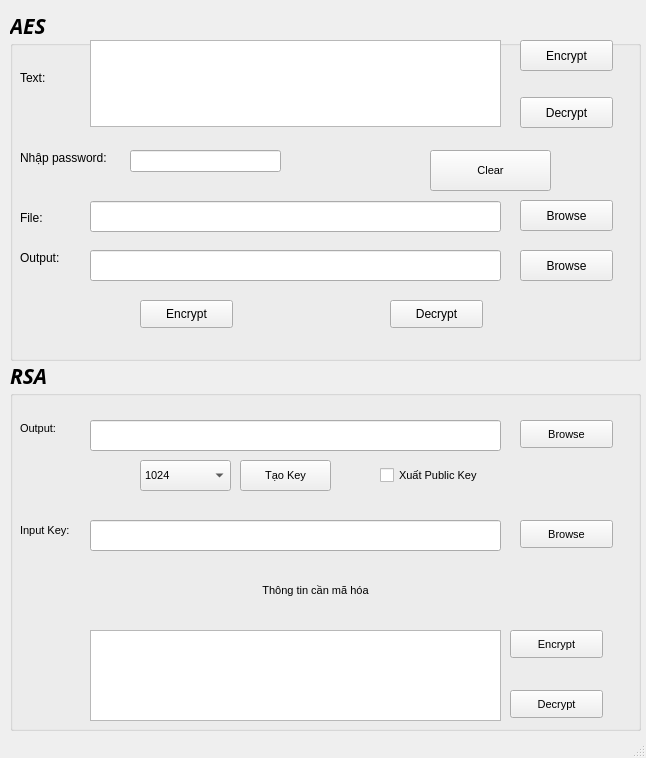
<?xml version="1.0" encoding="UTF-8"?>
<ui version="4.0">
 <class>MainWindow</class>
 <widget class="QMainWindow" name="MainWindow">
  <property name="geometry">
   <rect>
    <x>0</x>
    <y>0</y>
    <width>646</width>
    <height>758</height>
   </rect>
  </property>
  <property name="font">
   <font>
    <family>MS Shell Dlg 2</family>
   </font>
  </property>
  <property name="windowTitle">
   <string>AES &amp; RSA Encryption</string>
  </property>
  <property name="layoutDirection">
   <enum>Qt::LeftToRight</enum>
  </property>
  <property name="styleSheet">
   <string notr="true"/>
  </property>
  <widget class="QWidget" name="centralwidget">
   <widget class="QLabel" name="label">
    <property name="geometry">
     <rect>
      <x>20</x>
      <y>70</y>
      <width>41</width>
      <height>16</height>
     </rect>
    </property>
    <property name="font">
     <font>
      <family>MS Shell Dlg 2</family>
     </font>
    </property>
    <property name="text">
     <string>Text:</string>
    </property>
   </widget>
   <widget class="QPushButton" name="EncryptButton">
    <property name="geometry">
     <rect>
      <x>520</x>
      <y>40</y>
      <width>93</width>
      <height>31</height>
     </rect>
    </property>
    <property name="font">
     <font>
      <family>MS Shell Dlg 2</family>
     </font>
    </property>
    <property name="text">
     <string>Encrypt</string>
    </property>
   </widget>
   <widget class="QPushButton" name="DecryptButton">
    <property name="geometry">
     <rect>
      <x>520</x>
      <y>97</y>
      <width>93</width>
      <height>31</height>
     </rect>
    </property>
    <property name="font">
     <font>
      <family>MS Shell Dlg 2</family>
     </font>
    </property>
    <property name="text">
     <string>Decrypt</string>
    </property>
   </widget>
   <widget class="QTextEdit" name="IOtext">
    <property name="geometry">
     <rect>
      <x>90</x>
      <y>40</y>
      <width>411</width>
      <height>87</height>
     </rect>
    </property>
   </widget>
   <widget class="QLabel" name="label_2">
    <property name="geometry">
     <rect>
      <x>20</x>
      <y>150</y>
      <width>101</width>
      <height>16</height>
     </rect>
    </property>
    <property name="font">
     <font>
      <family>MS Shell Dlg 2</family>
     </font>
    </property>
    <property name="text">
     <string>Nhập password:</string>
    </property>
   </widget>
   <widget class="QLineEdit" name="PassText">
    <property name="geometry">
     <rect>
      <x>130</x>
      <y>150</y>
      <width>151</width>
      <height>22</height>
     </rect>
    </property>
   </widget>
   <widget class="QLabel" name="label_3">
    <property name="geometry">
     <rect>
      <x>20</x>
      <y>210</y>
      <width>31</width>
      <height>16</height>
     </rect>
    </property>
    <property name="font">
     <font>
      <family>MS Shell Dlg 2</family>
     </font>
    </property>
    <property name="text">
     <string>File:</string>
    </property>
   </widget>
   <widget class="QLineEdit" name="PathFileText">
    <property name="geometry">
     <rect>
      <x>90</x>
      <y>201</y>
      <width>411</width>
      <height>31</height>
     </rect>
    </property>
   </widget>
   <widget class="QPushButton" name="BrowseFileButton">
    <property name="geometry">
     <rect>
      <x>520</x>
      <y>200</y>
      <width>93</width>
      <height>31</height>
     </rect>
    </property>
    <property name="font">
     <font>
      <family>MS Shell Dlg 2</family>
     </font>
    </property>
    <property name="text">
     <string>Browse</string>
    </property>
   </widget>
   <widget class="QPushButton" name="EncryptFileButton">
    <property name="geometry">
     <rect>
      <x>140</x>
      <y>300</y>
      <width>93</width>
      <height>28</height>
     </rect>
    </property>
    <property name="font">
     <font>
      <family>MS Shell Dlg 2</family>
     </font>
    </property>
    <property name="text">
     <string>Encrypt</string>
    </property>
   </widget>
   <widget class="QPushButton" name="DecryptFileButton">
    <property name="geometry">
     <rect>
      <x>390</x>
      <y>300</y>
      <width>93</width>
      <height>28</height>
     </rect>
    </property>
    <property name="font">
     <font>
      <family>MS Shell Dlg 2</family>
     </font>
    </property>
    <property name="text">
     <string>Decrypt</string>
    </property>
   </widget>
   <widget class="QLabel" name="label_4">
    <property name="geometry">
     <rect>
      <x>20</x>
      <y>250</y>
      <width>51</width>
      <height>16</height>
     </rect>
    </property>
    <property name="font">
     <font>
      <family>MS Shell Dlg 2</family>
     </font>
    </property>
    <property name="text">
     <string>Output:</string>
    </property>
   </widget>
   <widget class="QLineEdit" name="PathOutputText">
    <property name="geometry">
     <rect>
      <x>90</x>
      <y>250</y>
      <width>411</width>
      <height>31</height>
     </rect>
    </property>
   </widget>
   <widget class="QPushButton" name="BrowseOutputFileButton">
    <property name="geometry">
     <rect>
      <x>520</x>
      <y>250</y>
      <width>93</width>
      <height>31</height>
     </rect>
    </property>
    <property name="font">
     <font>
      <family>MS Shell Dlg 2</family>
     </font>
    </property>
    <property name="text">
     <string>Browse</string>
    </property>
   </widget>
   <widget class="QGroupBox" name="groupBox">
    <property name="geometry">
     <rect>
      <x>10</x>
      <y>10</y>
      <width>631</width>
      <height>351</height>
     </rect>
    </property>
    <property name="font">
     <font>
      <family>Microsoft New Tai Lue</family>
      <pointsize>16</pointsize>
      <weight>75</weight>
      <italic>true</italic>
      <bold>true</bold>
     </font>
    </property>
    <property name="contextMenuPolicy">
     <enum>Qt::ActionsContextMenu</enum>
    </property>
    <property name="title">
     <string>AES</string>
    </property>
    <widget class="QPushButton" name="ClearButton">
     <property name="geometry">
      <rect>
       <x>420</x>
       <y>140</y>
       <width>121</width>
       <height>41</height>
      </rect>
     </property>
     <property name="font">
      <font>
       <family>MS Shell Dlg 2</family>
       <pointsize>8</pointsize>
       <weight>50</weight>
       <italic>false</italic>
       <bold>false</bold>
      </font>
     </property>
     <property name="text">
      <string>Clear</string>
     </property>
    </widget>
   </widget>
   <widget class="QGroupBox" name="groupBox_2">
    <property name="geometry">
     <rect>
      <x>10</x>
      <y>360</y>
      <width>631</width>
      <height>371</height>
     </rect>
    </property>
    <property name="font">
     <font>
      <family>Microsoft New Tai Lue</family>
      <pointsize>16</pointsize>
      <weight>75</weight>
      <italic>true</italic>
      <bold>true</bold>
     </font>
    </property>
    <property name="title">
     <string>RSA</string>
    </property>
    <widget class="QPushButton" name="CreateKeyRSA">
     <property name="geometry">
      <rect>
       <x>230</x>
       <y>100</y>
       <width>91</width>
       <height>31</height>
      </rect>
     </property>
     <property name="font">
      <font>
       <family>MS Shell Dlg 2</family>
       <pointsize>8</pointsize>
       <weight>50</weight>
       <italic>false</italic>
       <bold>false</bold>
      </font>
     </property>
     <property name="text">
      <string>Tạo Key</string>
     </property>
    </widget>
    <widget class="QLineEdit" name="PathCreateKeyRSA">
     <property name="enabled">
      <bool>true</bool>
     </property>
     <property name="geometry">
      <rect>
       <x>80</x>
       <y>60</y>
       <width>411</width>
       <height>31</height>
      </rect>
     </property>
     <property name="font">
      <font>
       <family>MS Shell Dlg 2</family>
       <pointsize>8</pointsize>
       <weight>50</weight>
       <italic>false</italic>
       <bold>false</bold>
      </font>
     </property>
     <property name="styleSheet">
      <string notr="true"/>
     </property>
    </widget>
    <widget class="QPushButton" name="BrowseCreateKeyButton">
     <property name="geometry">
      <rect>
       <x>510</x>
       <y>60</y>
       <width>93</width>
       <height>28</height>
      </rect>
     </property>
     <property name="font">
      <font>
       <family>MS Shell Dlg 2</family>
       <pointsize>8</pointsize>
       <weight>50</weight>
       <italic>false</italic>
       <bold>false</bold>
      </font>
     </property>
     <property name="text">
      <string>Browse</string>
     </property>
    </widget>
    <widget class="QLabel" name="label_5">
     <property name="geometry">
      <rect>
       <x>10</x>
       <y>60</y>
       <width>51</width>
       <height>16</height>
      </rect>
     </property>
     <property name="font">
      <font>
       <family>MS Shell Dlg 2</family>
       <pointsize>8</pointsize>
       <weight>50</weight>
       <italic>false</italic>
       <bold>false</bold>
      </font>
     </property>
     <property name="text">
      <string>Output:</string>
     </property>
    </widget>
    <widget class="QCheckBox" name="checkBoxXuatKey">
     <property name="geometry">
      <rect>
       <x>370</x>
       <y>100</y>
       <width>121</width>
       <height>31</height>
      </rect>
     </property>
     <property name="font">
      <font>
       <family>MS Shell Dlg 2</family>
       <pointsize>8</pointsize>
       <weight>50</weight>
       <italic>false</italic>
       <bold>false</bold>
      </font>
     </property>
     <property name="text">
      <string>Xuất Public Key</string>
     </property>
    </widget>
    <widget class="QLabel" name="label_6">
     <property name="geometry">
      <rect>
       <x>10</x>
       <y>150</y>
       <width>61</width>
       <height>41</height>
      </rect>
     </property>
     <property name="font">
      <font>
       <family>MS Shell Dlg 2</family>
       <pointsize>8</pointsize>
       <weight>50</weight>
       <italic>false</italic>
       <bold>false</bold>
      </font>
     </property>
     <property name="text">
      <string>Input Key:</string>
     </property>
    </widget>
    <widget class="QPushButton" name="BrowseInputKeyRSA">
     <property name="geometry">
      <rect>
       <x>510</x>
       <y>160</y>
       <width>93</width>
       <height>28</height>
      </rect>
     </property>
     <property name="font">
      <font>
       <family>MS Shell Dlg 2</family>
       <pointsize>8</pointsize>
       <weight>50</weight>
       <italic>false</italic>
       <bold>false</bold>
      </font>
     </property>
     <property name="text">
      <string>Browse</string>
     </property>
    </widget>
    <widget class="QLabel" name="label_7">
     <property name="geometry">
      <rect>
       <x>130</x>
       <y>220</y>
       <width>351</width>
       <height>20</height>
      </rect>
     </property>
     <property name="font">
      <font>
       <family>MS Shell Dlg 2</family>
       <pointsize>8</pointsize>
       <weight>50</weight>
       <italic>false</italic>
       <bold>false</bold>
      </font>
     </property>
     <property name="layoutDirection">
      <enum>Qt::LeftToRight</enum>
     </property>
     <property name="styleSheet">
      <string notr="true">selection-background-color: rgb(85, 255, 255);</string>
     </property>
     <property name="text">
      <string>Thông tin cần mã hóa</string>
     </property>
     <property name="alignment">
      <set>Qt::AlignCenter</set>
     </property>
    </widget>
    <widget class="QTextEdit" name="InputPlaintextRSA">
     <property name="geometry">
      <rect>
       <x>80</x>
       <y>270</y>
       <width>411</width>
       <height>91</height>
      </rect>
     </property>
     <property name="font">
      <font>
       <family>MS Shell Dlg 2</family>
       <pointsize>8</pointsize>
       <weight>50</weight>
       <italic>false</italic>
       <bold>false</bold>
      </font>
     </property>
    </widget>
    <widget class="QPushButton" name="EncryptFileButton_2">
     <property name="geometry">
      <rect>
       <x>500</x>
       <y>270</y>
       <width>93</width>
       <height>28</height>
      </rect>
     </property>
     <property name="font">
      <font>
       <family>MS Shell Dlg 2</family>
       <pointsize>8</pointsize>
       <weight>50</weight>
       <italic>false</italic>
       <bold>false</bold>
      </font>
     </property>
     <property name="text">
      <string>Encrypt</string>
     </property>
    </widget>
    <widget class="QPushButton" name="DecryptFileButton_2">
     <property name="geometry">
      <rect>
       <x>500</x>
       <y>330</y>
       <width>93</width>
       <height>28</height>
      </rect>
     </property>
     <property name="font">
      <font>
       <family>MS Shell Dlg 2</family>
       <pointsize>8</pointsize>
       <weight>50</weight>
       <italic>false</italic>
       <bold>false</bold>
      </font>
     </property>
     <property name="text">
      <string>Decrypt</string>
     </property>
    </widget>
    <widget class="QComboBox" name="comboBox_2">
     <property name="geometry">
      <rect>
       <x>130</x>
       <y>100</y>
       <width>91</width>
       <height>31</height>
      </rect>
     </property>
     <property name="font">
      <font>
       <family>MS Shell Dlg 2</family>
       <pointsize>8</pointsize>
       <weight>50</weight>
       <italic>false</italic>
       <bold>false</bold>
      </font>
     </property>
     <item>
      <property name="text">
       <string>1024</string>
      </property>
     </item>
     <item>
      <property name="text">
       <string>2048</string>
      </property>
     </item>
     <item>
      <property name="text">
       <string>4096</string>
      </property>
     </item>
    </widget>
    <widget class="QLineEdit" name="InputKeyPath">
     <property name="enabled">
      <bool>true</bool>
     </property>
     <property name="geometry">
      <rect>
       <x>80</x>
       <y>160</y>
       <width>411</width>
       <height>31</height>
      </rect>
     </property>
     <property name="font">
      <font>
       <family>MS Shell Dlg 2</family>
       <pointsize>8</pointsize>
       <weight>50</weight>
       <italic>false</italic>
       <bold>false</bold>
      </font>
     </property>
     <property name="styleSheet">
      <string notr="true"/>
     </property>
    </widget>
    <zorder>CreateKeyRSA</zorder>
    <zorder>BrowseCreateKeyButton</zorder>
    <zorder>label_5</zorder>
    <zorder>checkBoxXuatKey</zorder>
    <zorder>label_6</zorder>
    <zorder>BrowseInputKeyRSA</zorder>
    <zorder>label_7</zorder>
    <zorder>InputPlaintextRSA</zorder>
    <zorder>EncryptFileButton_2</zorder>
    <zorder>DecryptFileButton_2</zorder>
    <zorder>PathCreateKeyRSA</zorder>
    <zorder>comboBox_2</zorder>
    <zorder>InputKeyPath</zorder>
   </widget>
   <zorder>groupBox_2</zorder>
   <zorder>groupBox</zorder>
   <zorder>label</zorder>
   <zorder>EncryptButton</zorder>
   <zorder>DecryptButton</zorder>
   <zorder>IOtext</zorder>
   <zorder>label_2</zorder>
   <zorder>PassText</zorder>
   <zorder>label_3</zorder>
   <zorder>PathFileText</zorder>
   <zorder>BrowseFileButton</zorder>
   <zorder>EncryptFileButton</zorder>
   <zorder>DecryptFileButton</zorder>
   <zorder>label_4</zorder>
   <zorder>PathOutputText</zorder>
   <zorder>BrowseOutputFileButton</zorder>
  </widget>
  <widget class="QStatusBar" name="statusbar"/>
 </widget>
 <resources>
  <include location="pic/test1.qrc"/>
  <include location="../../code/pic/test1.qrc"/>
 </resources>
 <connections/>
</ui>
